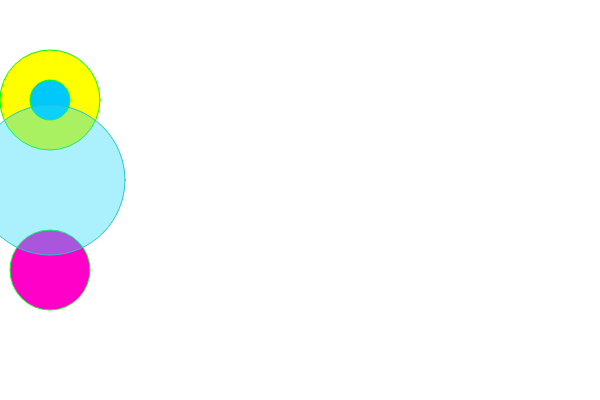
Frame 1 (no input)
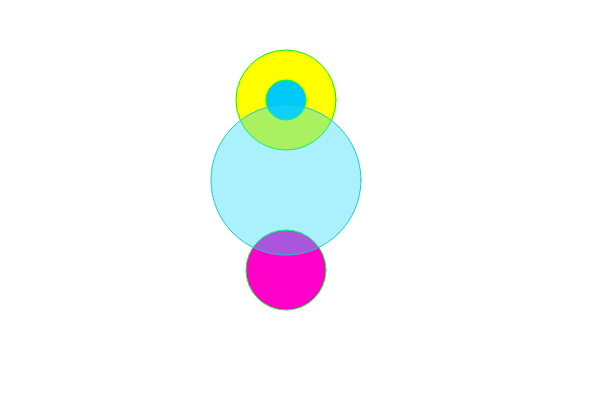
Frame 60 (no input)
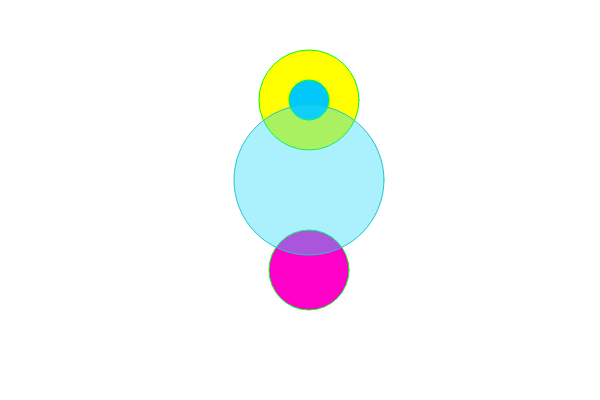
Frame 120 (the mouse pressed at the canvas centre since frame 60)

The p5.js sketch that drew these frames (run headless with seeded random() and noise() and a simulated clock; from frame 60 on, the mouse is pressed at the canvas centre):

// p5.js sketch
// ── sketch.js
var x=50;
var y=100;

var speed =4;

function setup() {
  createCanvas(600, 400);
  
}

function draw() {
  background (255)
  
  stroke (0,255,0);
  fill (255,255,0);
  ellipse (x, y, 100, 100);
  
  stroke (0,255,30);
  fill (0,200,250);
  ellipse (x, y, 40, 40);
  
   fill (255,0, 200)
    ellipse (x, y+170,80,80);
    
  stroke (30,200,200);
  fill (40, 220,250,100);
  ellipse (x, y+80,150,150);
  
  x = x+speed;
  
  if (x>=400){
  speed = -3;
  }
  if (x<=0){
    speed =3;
  }

}

function mousePressed () {
  background (10,250,0);
  
}
